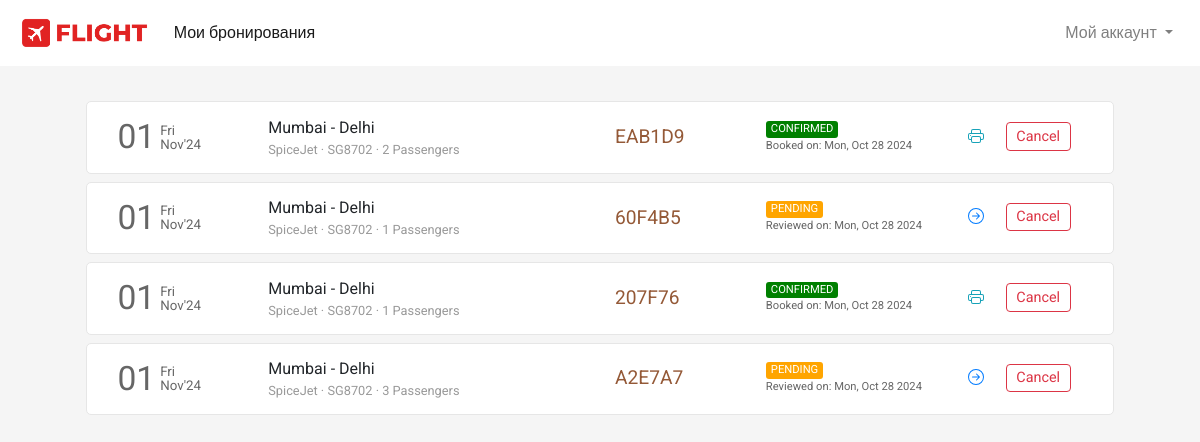
The app's page /flight/bookings (signed in) with its own data.
### flight/models.py (models this page shows, shortened)
class Ticket(models.Model):
    user = models.ForeignKey(User,on_delete=models.CASCADE,related_name="bookings", blank=True, null=True)
    ref_no = models.CharField(max_length=6, unique=True)
    passengers = models.ManyToManyField(Passenger, related_name="flight_tickets")
    flight = models.ForeignKey(Flight, on_delete=models.CASCADE, related_name="tickets", blank=True, null=True)
    flight_ddate = models.DateField(blank=True, null=True)
    flight_adate = models.DateField(blank=True, null=True)
    flight_fare = models.FloatField(blank=True,null=True)
    other_charges = models.FloatField(blank=True,null=True)
    coupon_used = models.CharField(max_length=15,blank=True)
    coupon_discount = models.FloatField(default=0.0)
    total_fare = models.FloatField(blank=True, null=True)
    seat_class = models.CharField(max_length=20, choices=SEAT_CLASS)
    booking_date = models.DateTimeField(default=datetime.now)
    mobile = models.CharField(max_length=20,blank=True)
    email = models.EmailField(max_length=45, blank=True)
    status = models.CharField(max_length=45, choices=TICKET_STATUS)

class Flight(models.Model):
    origin = models.ForeignKey(Place, on_delete=models.CASCADE, related_name="departures")
    destination = models.ForeignKey(Place, on_delete=models.CASCADE, related_name="arrivals")
    depart_time = models.TimeField(auto_now=False, auto_now_add=False)
    depart_day = models.ManyToManyField(Week, related_name="flights_of_the_day")
    duration = models.DurationField(null=True)
    arrival_time = models.TimeField(auto_now=False, auto_now_add=False)
    plane = models.CharField(max_length=24)
    airline = models.CharField(max_length=64)
    economy_fare = models.FloatField(null=True)
    business_fare = models.FloatField(null=True)
    first_fare = models.FloatField(null=True)

class Place(models.Model):
    city = models.CharField(max_length=64)
    airport = models.CharField(max_length=64)
    code = models.CharField(max_length=3)
    country = models.CharField(max_length=64)

### flight/views.py (the view)
# urls.py: path('flight/bookings', views.bookings, name="bookings"),
def bookings(request):
    if request.user.is_authenticated:
        tickets = Ticket.objects.filter(user=request.user).order_by('-booking_date')
        return render(request, 'flight/bookings.html', {
            'page': 'bookings',
            'tickets': tickets
        })
    else:
        return HttpResponseRedirect(reverse('login'))

### flight/templates/flight/bookings.html (shortened to what this page needs)
{% extends 'flight/layout.html' %}
{% load static %}
{% block head %}
    <link rel="stylesheet" href="{% static 'css/bookings_style.css' %}">
{% endblock head %}
{% block body %}
    <section class="section section1">
        <div class="container">
            {% if tickets %}
                {% for ticket in tickets %}
                    <div class="row each-booking-div" id="{{ticket.ref_no}}">
                        <div class="col-2" style="display: flex;">
                            <div style="display: flex; color: #666666; margin-top: auto;">
                                <div>
                                    <span style="font-size: 2.1em;">{{ticket.flight_ddate | date:"d"}}</span>
                                </div>
                                <div style="font-size: smaller; display: flex; margin: auto 0; padding-left: 5px; line-height: 1em;">
                                    <div style="margin: auto;">
                                        <div style="margin-bottom: 1px;">{{ticket.flight_ddate | date:"D"}}</div>
                                        <div style="margin-top: 1px;">{{ticket.flight_ddate | date:"M'y"}}</div>
                                    </div>
                                </div>
                            </div>
                        </div>
                        <div class="col-4 middle-div">
                            <div style="width:100%">
                                <div class="row places-div" style=" display: flex;">
                                    <div style="max-width: 45%;">{{ticket.flight.origin.city}}</div>
                                    <div>&nbsp;-&nbsp;</div>
                                    <div style="max-width: 45%;">{{ticket.flight.destination.city}}</div>
                                </div>
                                <div class="row places-div" style="font-size: .8em; color: #999999; ">
                                    <div style="max-width: 100%;">{{ticket.flight.airline}} &middot; {{ticket.flight.plane}} &middot; {{ticket.passengers.count}} Passengers</div>
                                </div>
                            </div>
                        </div>
                        <div class="col-2 middle-div">
                            <div style="font-size: 1.2em; color: #945937;">{{ticket.ref_no}}</div>
                        </div>
                        <div class="col-2 middle-div">
                            <div>
                                <div class="row status-div">
                                    {% if ticket.status == 'CONFIRMED' %}
                                        <div class="green">{{ticket.status}}</div>
                                    {% endif %}
                                    {% if ticket.status == 'PENDING' %}
                                        <div class="orange">{{ticket.status}}</div>
                                    {% endif %}
                                </div>
                                <div class="row booking-date-div" style="font-size: .7em; color: #666;">
                                    {% if ticket.status == 'CONFIRMED' %}
                                        Booked on: {{ticket.booking_date | date:"D, M d Y"}}
                                    {% endif %}
                                    {% if ticket.status == 'PENDING' %}
                                        Reviewed on: {{ticket.booking_date | date:"D, M d Y"}}
                                    {% endif %}
                                </div>
                            </div>
                        </div>
                        <div class="col-2 last-div">
                            <div>
                                <div class="ticket-action-div">
                                    {% if ticket.status == 'CONFIRMED' %}
                                        <form action="{% url 'getticket' %}" method="get" target="_blank">
                                            <button type="submit" class="btn btn-outline-info btnp pbtn">
                                            </button>
                                        </form>
                                        <button class="btn btn-outline-danger btnp cbtn"  data-ref="{{ticket.ref_no}}" onclick="popup(this)">Cancel</button>
                                    {% endif %}
                                    {% if ticket.status == 'PENDING' %}
                                        <form action="{% url 'resumebooking' %}" method="POST">
                                            <button type="submit" class="btn btn-outline-primary btnp rbtn">
                                            </button>
                                        </form>
                                        <button type="button" class="btn btn-outline-danger btnp cbtn" data-ref="{{ticket.ref_no}}" onclick="popup(this)">Cancel</button>
                                    {% endif %}
                                </div>
                            </div>
                        </div>
                    </div>
                {% endfor %}
            {% endif %}
        </div>
    </section>
{% endblock %}

### flight/static/css/layout_style.css (style rules this page uses)
body { margin: 0px; padding: 0px; font-family: "Rubik", sans-serif; font-weight: normal; font-style: normal; min-width: 250px; }
.section { background-size: cover; background-position: center; background-repeat: no-repeat; padding: 30px 50px; min-height: 100vh; }

### flight/static/css/bookings_style.css (style rules this page uses)
* { font-family: 'Roboto', sans-serif; }
body { background-color: #f5f5f5; word-wrap: break-word; }
.container { cursor: pointer; }
.each-booking-div { width: 96%; margin: 5px auto 8px auto; transition-duration: .4s; padding: 10px 15px; background-color: #fff; border: 1px solid #e6e6e6; border-radius: 5px; }
.btnp { padding: .15rem .6rem; font-size: .9em; margin-top: 3px; margin-bottom: 5px; }
.each-booking-div > div { display: flex; overflow: auto; }
.each-booking-div > div > div { margin-top: auto; margin-bottom: auto; width: 100%; }
.green, .red, .orange { border-radius: 3px; color: white; padding-left: 5px; padding-right: 5px; font-size: .7em; }
.green { background-color: green; }
.orange { background-color: orange; }
.ticket-action-div { display: flex; justify-content: space-evenly; }
.pbtn, .rbtn { border: 0; }

### records on screen
Ticket: flight_ddate "01", flight_ddate "Fri", flight_ddate "Nov'24", flight.origin.city "Mumbai", flight.destination.city "Delhi", flight.airline "SpiceJet", flight.plane "SG8702", passengers.count "2", ref_no "EAB1D9", status "CONFIRMED", booking_date "Mon, Oct 28 2024"
Ticket: flight_ddate "01", flight_ddate "Fri", flight_ddate "Nov'24", flight.origin.city "Mumbai", flight.destination.city "Delhi", flight.airline "SpiceJet", flight.plane "SG8702", passengers.count "1", ref_no "60F4B5", status "PENDING", booking_date "Mon, Oct 28 2024"
Ticket: flight_ddate "01", flight_ddate "Fri", flight_ddate "Nov'24", flight.origin.city "Mumbai", flight.destination.city "Delhi", flight.airline "SpiceJet", flight.plane "SG8702", passengers.count "1", ref_no "207F76", status "CONFIRMED", booking_date "Mon, Oct 28 2024"
Ticket: flight_ddate "01", flight_ddate "Fri", flight_ddate "Nov'24", flight.origin.city "Mumbai", flight.destination.city "Delhi", flight.airline "SpiceJet", flight.plane "SG8702", passengers.count "3", ref_no "A2E7A7", status "PENDING", booking_date "Mon, Oct 28 2024"
